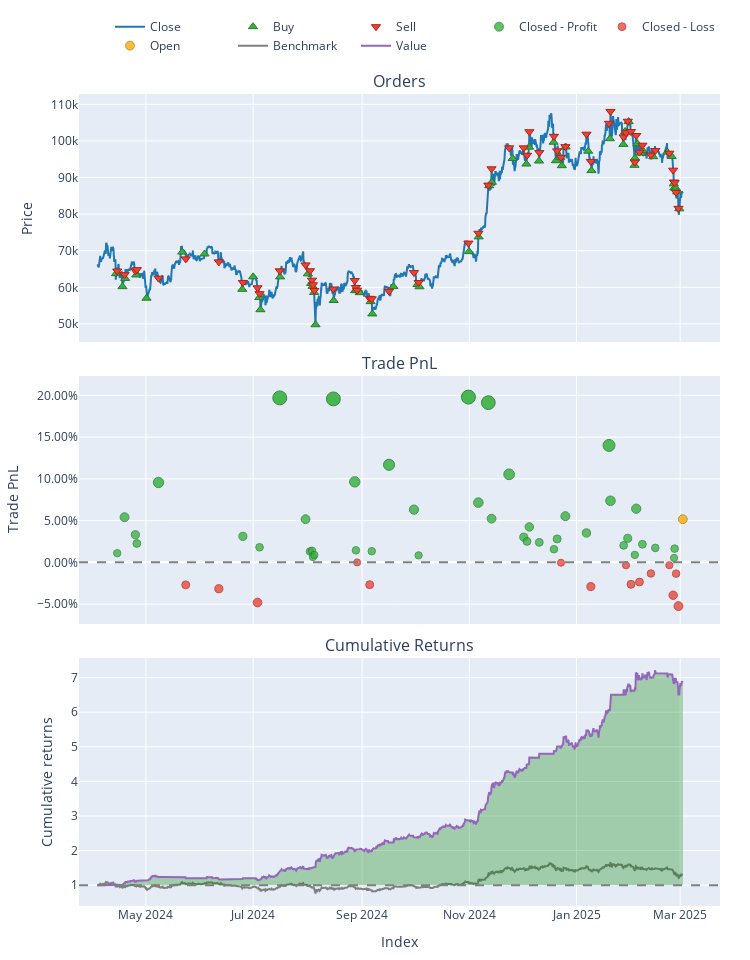

Source (notebook cell):
### Markdown cell above
## Part 3: Backtesting & Performance Evaluation

**Objective:**  
Evaluate how well the trained model performs on unseen data, simulating real trades.

**Tasks:**
- Use walk-forward or expanding splits to mimic “live” conditions  
- Convert model predictions to signals ([-1, 0, +1] or buy/sell/hold)  
- Run a simple backtest script or VectorBT for performance metrics  
- Calculate returns, Sharpe ratio, drawdowns, confusion matrix, etc.  
- Visualize results (equity curve, trades, etc.) to judge strategy viability

### Code cell
import sys
import os
import warnings
from pathlib import Path

# ---------------------------------------------------------------------------
# 1) SET PROJECT ROOT AND UPDATE PATH/WORKING DIRECTORY
# ---------------------------------------------------------------------------
project_root = Path.cwd().parent.parent
sys.path.append(str(project_root))
os.chdir(str(project_root))
warnings.filterwarnings("ignore")

import pandas as pd
import numpy as np
import MetaTrader5 as mt5
import vectorbt as vbt
import joblib

# Our modules
from data.data_loader import get_data_mt5
from features.feature_engineering import add_all_ta_features
from features.labeling_schemes import calculate_future_returns

# Sklearn
from sklearn.metrics import mean_squared_error

###########################################################
# 1) DATA LOADING & FEATURE ENGINEERING
###########################################################
if not mt5.initialize():
    print("Failed to initialize MT5")
else:
    # Fetch 2000 most recent bars for backtesting
    data = get_data_mt5(symbol="BTCUSD", timeframe=mt5.TIMEFRAME_H4, n_bars=2000, start_pos=0)
    mt5.shutdown()

df = add_all_ta_features(data)
df = calculate_future_returns(df).dropna(subset=["future_returns"])

# Ensure chronological order if needed
df = df.sort_index()

# Separate features and target
X = df.drop(columns=["future_returns"])
y = df["future_returns"]

###########################################################
# 2) LOAD PRE-TRAINED PIPELINE (NO RETRAINING)
###########################################################
best_pipeline = joblib.load("models/saved_models/best_rf_pipeline.pkl")
print("Loaded best pipeline from 'best_rf_pipeline.pkl'")

# 1) Identify the columns used during training
trained_columns = best_pipeline["scaler"].feature_names_in_

# 2) Subset X to match the columns the pipeline was trained on
X_test = X[trained_columns]

# 3) Predict on the new dataset (pipeline handles scaling + model)
preds = best_pipeline.predict(X_test)

# Align target to prediction index for a fair MSE
y_test = y.loc[X_test.index]
mse = mean_squared_error(y_test, preds)

###########################################################
# 3) BACKTEST via target exposure (-1, 0, +1)  << UPDATED
###########################################################
threshold = 0.0005  # Min predicted return magnitude to take a position

# Map regression predictions -> exposure {-1, 0, +1}
exposure = np.where(preds > threshold, 1.0,
            np.where(preds < -threshold, -1.0, 0.0)).astype(float)

# Align prices exactly to prediction rows (no padding)
close = df.loc[X_test.index, "close"]

# Optional: trade on next bar to avoid look-ahead (set to 0 for same-bar)
execution_lag = 1
exposure = pd.Series(exposure, index=close.index)
if execution_lag > 0:
    exposure = exposure.shift(execution_lag).fillna(0.0)

fees = 0.0002  # 0.02% transaction cost per trade

pf = vbt.Portfolio.from_orders(
    close=close,
    size=exposure,              # -1 short, 0 flat, +1 long
    size_type='targetpercent',
    init_cash=10000,
    freq='4H',
    fees=fees
)

total_return = pf.total_return()
sharpe_ratio = pf.sharpe_ratio()

print("\nFull Backtest Results:")
print(f"MSE={mse:.2e}, Return={total_return:.2f}%, Sharpe={sharpe_ratio:.2f}")
print(pf.stats())

# Optional: Plot the backtest results
fig = pf.plot()
fig.show()

### Figure 1 — Plotly figure (JSON) as saved in the notebook; plotly's stock layout.template omitted (floating-point values rounded to 4 significant figures; data arrays with more than 128 entries replaced by an {"elided": "..."} marker saying what was removed)
{"data": [{"legendgroup": "0", "line": {"color": "#1f77b4"}, "name": "Close", "showlegend": true, "type": "scatter", "uid": "a704430b-e77e-4ed2-aafe-9f289283413e", "x": {"elided": "1999 str values"}, "xaxis": "x", "y": {"elided": "1999 float values"}, "yaxis": "y"}, {"customdata": {"elided": "59x3 float values"}, "hovertemplate": "Order Id: %{customdata[0]}<br>Timestamp: %{x}<br>Price: %{y}<br>Size: %{customdata[1]:.6f}<br>Fees: %{customdata[2]:.6f}", "legendgroup": "1", "marker": {"color": "#37B13F", "line": {"color": "rgb(38,123,44)", "width": 1}, "size": 8, "symbol": "triangle-up"}, "mode": "markers", "name": "Buy", "type": "scatter", "uid": "ddedddaa-47b6-44f6-bc89-ec30ddfabfd3", "x": ["2024-04-14T00:00:00", "2024-04-17T16:00:00", "2024-04-19T04:00:00", "2024-04-25T12:00:00", "2024-05-01T08:00:00", "2024-05-21T16:00:00", "2024-06-03T08:00:00", "2024-06-24T20:00:00", "2024-07-01T00:00:00", "2024-07-04T12:00:00", "2024-07-05T04:00:00", "2024-07-16T08:00:00", "2024-08-01T04:00:00", "2024-08-03T00:00:00", "2024-08-03T20:00:00", "2024-08-04T16:00:00", "2024-08-05T12:00:00", "2024-08-15T20:00:00", "2024-08-28T00:00:00", "2024-08-28T16:00:00", "2024-08-30T16:00:00", "2024-09-05T20:00:00", "2024-09-06T20:00:00", "2024-09-18T20:00:00", "2024-10-02T12:00:00", "2024-10-03T16:00:00", "2024-10-31T20:00:00", "2024-11-06T08:00:00", "2024-11-12T08:00:00", "2024-11-13T20:00:00", "2024-11-25T16:00:00", "2024-12-03T12:00:00", "2024-12-05T00:00:00", "2024-12-10T16:00:00", "2024-12-19T00:00:00", "2024-12-20T08:00:00", "2024-12-22T16:00:00", "2024-12-23T16:00:00", "2024-12-25T20:00:00", "2025-01-07T16:00:00", "2025-01-09T12:00:00", "2025-01-20T00:00:00", "2025-01-27T16:00:00", "2025-01-28T16:00:00", "2025-01-29T16:00:00", "2025-01-30T16:00:00", "2025-02-03T00:00:00", "2025-02-03T08:00:00", "2025-02-04T16:00:00", "2025-02-06T16:00:00", "2025-02-07T16:00:00", "2025-02-13T16:00:00", "2025-02-21T16:00:00", "2025-02-24T04:00:00", "2025-02-25T08:00:00", "2025-02-25T16:00:00", "2025-02-26T12:00:00", "2025-02-27T08:00:00", "2025-02-28T12:00:00"], "xaxis": "x", "y": [63740.0, 60180.0, 62440.0, 63370.0, 57030.0, 69620.0, 69120.0, 59460.0, 62880.0, 57200.0, 53880.0, 62850.0, 63680.0, 61070.0, 60290.0, 58600.0, 49790.0, 56400.0, 59080.0, 59190.0, 58540.0, 56090.0, 52730.0, 60210.0, 60780.0, 60150.0, 69760.0, 73790.0, 87770.0, 88720.0, 95200.0, 93700.0, 98310.0, 94510.0, 99650.0, 94610.0, 95520.0, 93250.0, 98360.0, 97200.0, 91910.0, 100600.0, 99060.0, 102600.0, 102400.0, 105300.0, 93350.0, 95330.0, 99240.0, 96700.0, 97420.0, 95700.0, 96950.0, 95750.0, 88270.0, 87130.0, 87090.0, 86070.0, 81440.0], "yaxis": "y"}, {"customdata": {"elided": "58x3 float values"}, "hovertemplate": "Order Id: %{customdata[0]}<br>Timestamp: %{x}<br>Price: %{y}<br>Size: %{customdata[1]:.6f}<br>Fees: %{customdata[2]:.6f}", "legendgroup": "2", "marker": {"color": "#EA4335", "line": {"color": "rgb(181,31,18)", "width": 1}, "size": 8, "symbol": "triangle-down"}, "mode": "markers", "name": "Sell", "type": "scatter", "uid": "32105f18-bc85-4ebc-8cce-f92ee8191e33", "x": ["2024-04-14T16:00:00", "2024-04-18T20:00:00", "2024-04-25T00:00:00", "2024-04-25T20:00:00", "2024-05-08T04:00:00", "2024-05-23T16:00:00", "2024-06-11T12:00:00", "2024-06-25T04:00:00", "2024-07-03T12:00:00", "2024-07-04T16:00:00", "2024-07-16T04:00:00", "2024-07-30T20:00:00", "2024-08-02T08:00:00", "2024-08-03T12:00:00", "2024-08-04T00:00:00", "2024-08-04T20:00:00", "2024-08-15T16:00:00", "2024-08-27T20:00:00", "2024-08-28T12:00:00", "2024-08-29T04:00:00", "2024-09-05T08:00:00", "2024-09-06T12:00:00", "2024-09-16T08:00:00", "2024-09-30T12:00:00", "2024-10-03T04:00:00", "2024-10-31T12:00:00", "2024-11-06T04:00:00", "2024-11-11T20:00:00", "2024-11-13T16:00:00", "2024-11-23T16:00:00", "2024-12-02T00:00:00", "2024-12-03T20:00:00", "2024-12-05T04:00:00", "2024-12-10T20:00:00", "2024-12-19T04:00:00", "2024-12-21T00:00:00", "2024-12-23T04:00:00", "2024-12-25T16:00:00", "2025-01-06T16:00:00", "2025-01-09T04:00:00", "2025-01-19T12:00:00", "2025-01-20T08:00:00", "2025-01-27T20:00:00", "2025-01-29T04:00:00", "2025-01-30T04:00:00", "2025-02-01T00:00:00", "2025-02-03T04:00:00", "2025-02-04T00:00:00", "2025-02-05T20:00:00", "2025-02-07T12:00:00", "2025-02-12T08:00:00", "2025-02-14T20:00:00", "2025-02-22T20:00:00", "2025-02-25T00:00:00", "2025-02-25T12:00:00", "2025-02-25T20:00:00", "2025-02-26T16:00:00", "2025-02-28T00:00:00"], "xaxis": "x", "y": [64460.0, 63460.0, 64530.0, 64830.0, 62510.0, 67770.0, 66960.0, 61330.0, 59880.0, 58260.0, 64520.0, 66130.0, 64540.0, 61950.0, 60710.0, 59150.0, 59550.0, 61860.0, 59950.0, 59210.0, 57000.0, 56860.0, 58910.0, 64030.0, 61310.0, 72090.0, 74780.0, 87930.0, 92390.0, 98110.0, 98110.0, 96090.0, 102500.0, 96820.0, 101300.0, 97310.0, 95520.0, 98440.0, 101900.0, 94420.0, 104800.0, 108100.0, 101100.0, 102300.0, 105400.0, 102600.0, 94220.0, 101500.0, 96950.0, 98840.0, 96160.0, 97390.0, 96650.0, 92020.0, 88780.0, 88600.0, 85950.0, 81600.0], "yaxis": "y"}, {"customdata": {"elided": "43x4 float values"}, "hovertemplate": "Exit Trade Id: %{customdata[0]}<br>Position Id: %{customdata[1]}<br>Exit Timestamp: %{x}<br>PnL: %{customdata[2]:.6f}<br>Return: %{customdata[3]:.2%}", "legendgroup": "3", "marker": {"color": "#37B13F", "line": {"color": "rgb(38,123,44)", "width": 1}, "opacity": [0.7583, 0.7909, 0.775, 0.7671, 0.8225, 0.7735, 0.7636, 0.8993, 0.7891, 0.7598, 0.7605, 0.7548, 0.7567, 0.8984, 0.823, 0.7608, 0.7601, 0.8385, 0.7978, 0.7563, 0.9, 0.8042, 0.895, 0.7896, 0.8299, 0.7729, 0.769, 0.7821, 0.7681, 0.7619, 0.7712, 0.7919, 0.7766, 0.8561, 0.8059, 0.7653, 0.7718, 0.7567, 0.7986, 0.7664, 0.7631, 0.754, 0.7624], "size": [7.386, 8.911, 8.167, 7.798, 10.38, 8.098, 7.635, 13.97, 8.827, 7.458, 7.489, 7.225, 7.311, 13.92, 10.41, 7.505, 7.471, 11.13, 9.23, 7.294, 14, 9.529, 13.76, 8.848, 10.73, 8.067, 7.886, 8.499, 7.845, 7.555, 7.99, 8.955, 8.242, 11.95, 9.607, 7.716, 8.016, 7.313, 9.27, 7.764, 7.609, 7.185, 7.579], "symbol": "circle"}, "mode": "markers", "name": "Closed - Profit", "type": "scatter", "uid": "42f7529d-46f3-4c58-b3c7-3460c8fd84a2", "x": ["2024-04-14T16:00:00", "2024-04-18T20:00:00", "2024-04-25T00:00:00", "2024-04-25T20:00:00", "2024-05-08T04:00:00", "2024-06-25T04:00:00", "2024-07-04T16:00:00", "2024-07-16T04:00:00", "2024-07-30T20:00:00", "2024-08-02T08:00:00", "2024-08-03T12:00:00", "2024-08-04T00:00:00", "2024-08-04T20:00:00", "2024-08-15T16:00:00", "2024-08-27T20:00:00", "2024-08-28T12:00:00", "2024-09-06T12:00:00", "2024-09-16T08:00:00", "2024-09-30T12:00:00", "2024-10-03T04:00:00", "2024-10-31T12:00:00", "2024-11-06T04:00:00", "2024-11-11T20:00:00", "2024-11-13T16:00:00", "2024-11-23T16:00:00", "2024-12-02T00:00:00", "2024-12-03T20:00:00", "2024-12-05T04:00:00", "2024-12-10T20:00:00", "2024-12-19T04:00:00", "2024-12-21T00:00:00", "2024-12-25T16:00:00", "2025-01-06T16:00:00", "2025-01-19T12:00:00", "2025-01-20T08:00:00", "2025-01-27T20:00:00", "2025-01-30T04:00:00", "2025-02-03T04:00:00", "2025-02-04T00:00:00", "2025-02-07T12:00:00", "2025-02-14T20:00:00", "2025-02-25T12:00:00", "2025-02-25T20:00:00"], "xaxis": "x2", "y": [0.01098, 0.05409, 0.03305, 0.02262, 0.09569, 0.03112, 0.01803, 0.197, 0.05171, 0.01301, 0.01389, 0.006445, 0.008869, 0.1958, 0.09641, 0.01436, 0.01339, 0.1169, 0.06312, 0.008389, 0.198, 0.07157, 0.1913, 0.05231, 0.1054, 0.03024, 0.02512, 0.04245, 0.02395, 0.01577, 0.02806, 0.05533, 0.03518, 0.1401, 0.07378, 0.02032, 0.0288, 0.008933, 0.06425, 0.02168, 0.0173, 0.005302, 0.01644], "yaxis": "y2"}, {"customdata": [[5, 5, -332.7, -0.02698], [6, 6, -379.4, -0.03162], [8, 8, -576.4, -0.04811], [19, 19, -1.493, -7.367e-05], [20, 20, -543.1, -0.02679], [36, 36, -21.5, -0.0004291], [39, 39, -1590.0, -0.02906], [43, 43, -234.9, -0.003539], [45, 45, -1789.0, -0.02629], [48, 48, -1676.0, -0.02356], [50, 50, -947.0, -0.01335], [52, 52, -243.9, -0.003425], [53, 53, -2797.0, -0.0394], [56, 56, -941.4, -0.01351], [57, 57, -3603.0, -0.05242]], "hovertemplate": "Exit Trade Id: %{customdata[0]}<br>Position Id: %{customdata[1]}<br>Exit Timestamp: %{x}<br>PnL: %{customdata[2]:.6f}<br>Return: %{customdata[3]:.2%}", "legendgroup": "4", "marker": {"color": "#EA4335", "line": {"color": "rgb(181,31,18)", "width": 1}, "opacity": [0.7704, 0.7739, 0.7864, 0.75, 0.7703, 0.7503, 0.772, 0.7526, 0.7699, 0.7678, 0.7601, 0.7525, 0.7798, 0.7602, 0.7897], "size": [7.952, 8.116, 8.699, 7, 7.945, 7.013, 8.025, 7.123, 7.928, 7.831, 7.47, 7.119, 8.391, 7.475, 8.852], "symbol": "circle"}, "mode": "markers", "name": "Closed - Loss", "type": "scatter", "uid": "36de6779-0494-4909-89c4-3c6873d1bc9f", "x": ["2024-05-23T16:00:00", "2024-06-11T12:00:00", "2024-07-03T12:00:00", "2024-08-29T04:00:00", "2024-09-05T08:00:00", "2024-12-23T04:00:00", "2025-01-09T04:00:00", "2025-01-29T04:00:00", "2025-02-01T00:00:00", "2025-02-05T20:00:00", "2025-02-12T08:00:00", "2025-02-22T20:00:00", "2025-02-25T00:00:00", "2025-02-26T16:00:00", "2025-02-28T00:00:00"], "xaxis": "x2", "y": [-0.02698, -0.03162, -0.04811, -7.367e-05, -0.02679, -0.0004291, -0.02906, -0.003539, -0.02629, -0.02356, -0.01335, -0.003425, -0.0394, -0.01351, -0.05242], "yaxis": "y2"}, {"customdata": [[58, 58, 3366.0, 0.05168]], "hovertemplate": "Exit Trade Id: %{customdata[0]}<br>Position Id: %{customdata[1]}<br>Exit Timestamp: %{x}<br>PnL: %{customdata[2]:.6f}<br>Return: %{customdata[3]:.2%}", "legendgroup": "5", "marker": {"color": "#FFAA00", "line": {"color": "rgb(178,118,0)", "width": 1}, "opacity": [0.7891], "size": [8.826], "symbol": "circle"}, "mode": "markers", "name": "Open", "type": "scatter", "uid": "9a1c5cb3-d16c-4940-97e5-29d64afe1a28", "x": ["2025-03-02T12:00:00"], "xaxis": "x2", "y": [0.05168], "yaxis": "y2"}, {"legendgroup": "6", "line": {"color": "#7f7f7f"}, "name": "Benchmark", "showlegend": true, "type": "scatter", "uid": "b05d42cd-757f-412d-bc15-19f0e575c613", "x": {"elided": "1999 str values"}, "xaxis": "x3", "y": {"elided": "1999 float values"}, "yaxis": "y3"}, {"hoverinfo": "skip", "legendgroup": "7", "line": {"color": "rgba(0, 0, 0, 0)", "width": 0}, "opacity": 0, "showlegend": false, "type": "scatter", "uid": "6b179f92-ef96-494e-8ae2-ab71135687f5", "x": {"elided": "1999 str values"}, "xaxis": "x3", "y": {"elided": "1999 int values"}, "yaxis": "y3"}, {"connectgaps": false, "fill": "tonexty", "fillcolor": "rgba(0, 128, 0, 0.3)", "hoverinfo": "skip", "legendgroup": "7", "line": {"color": "rgba(0, 0, 0, 0)", "width": 0}, "opacity": 0, "showlegend": false, "type": "scatter", "uid": "27ba754e-4b96-4b83-870c-7f46810a24bf", "x": {"elided": "1999 str values"}, "xaxis": "x3", "y": {"elided": "1999 float values"}, "yaxis": "y3"}, {"hoverinfo": "skip", "legendgroup": "7", "line": {"color": "rgba(0, 0, 0, 0)", "width": 0}, "opacity": 0, "showlegend": false, "type": "scatter", "uid": "482bcb90-4b4a-413e-b935-6a94a156d562", "x": {"elided": "1999 str values"}, "xaxis": "x3", "y": {"elided": "1999 int values"}, "yaxis": "y3"}, {"connectgaps": false, "fill": "tonexty", "fillcolor": "rgba(255, 0, 0, 0.3)", "hoverinfo": "skip", "legendgroup": "7", "line": {"color": "rgba(0, 0, 0, 0)", "width": 0}, "opacity": 0, "showlegend": false, "type": "scatter", "uid": "d57c0c3f-2fd9-43ef-ba7c-db27e3f621d1", "x": {"elided": "1999 str values"}, "xaxis": "x3", "y": {"elided": "1999 float values"}, "yaxis": "y3"}, {"legendgroup": "8", "line": {"color": "#9467bd"}, "name": "Value", "showlegend": true, "type": "scatter", "uid": "43a3329d-a572-4886-8d24-fb3239cc3796", "x": {"elided": "1999 str values"}, "xaxis": "x3", "y": {"elided": "1999 float values"}, "yaxis": "y3"}, {"hoverinfo": "skip", "legendgroup": "7", "line": {"color": "rgba(0, 0, 0, 0)", "width": 0}, "opacity": 0, "showlegend": false, "type": "scatter", "uid": "54263919-90c4-4ade-aebf-19bd2dbd6821", "x": {"elided": "1999 str values"}, "xaxis": "x3", "y": {"elided": "1999 int values"}, "yaxis": "y3"}], "layout": {"annotations": [{"font": {"size": 16}, "showarrow": false, "text": "Orders", "x": 0.5, "xanchor": "center", "xref": "paper", "y": 1, "yanchor": "bottom", "yref": "paper"}, {"font": {"size": 16}, "showarrow": false, "text": "Trade PnL", "x": 0.5, "xanchor": "center", "xref": "paper", "y": 0.6528, "yanchor": "bottom", "yref": "paper"}, {"font": {"size": 16}, "showarrow": false, "text": "Cumulative Returns", "x": 0.5, "xanchor": "center", "xref": "paper", "y": 0.3056, "yanchor": "bottom", "yref": "paper"}], "height": 960, "legend": {"orientation": "h", "traceorder": "normal", "x": 1, "xanchor": "right", "y": 1.042, "yanchor": "bottom"}, "margin": {"b": 30, "l": 30, "r": 30, "t": 30}, "shapes": [{"line": {"color": "gray", "dash": "dash"}, "type": "line", "x0": 0, "x1": 1, "xref": "paper", "y0": 0, "y1": 0, "yref": "y2"}, {"line": {"color": "gray", "dash": "dash"}, "type": "line", "x0": 0, "x1": 1, "xref": "paper", "y0": 1, "y1": 1, "yref": "y3"}], "showlegend": true, "width": 750, "xaxis": {"anchor": "y", "domain": [0, 1], "matches": "x3", "showticklabels": false}, "xaxis2": {"anchor": "y2", "domain": [0, 1], "matches": "x3", "showticklabels": false}, "xaxis3": {"anchor": "y3", "domain": [0, 1], "title": {"text": "Index"}}, "yaxis": {"anchor": "x", "domain": [0.6944, 1], "title": {"text": "Price"}}, "yaxis2": {"anchor": "x2", "domain": [0.3472, 0.6528], "tickformat": ".2%", "title": {"text": "Trade PnL"}}, "yaxis3": {"anchor": "x3", "domain": [0, 0.3056], "title": {"text": "Cumulative returns"}}}}
